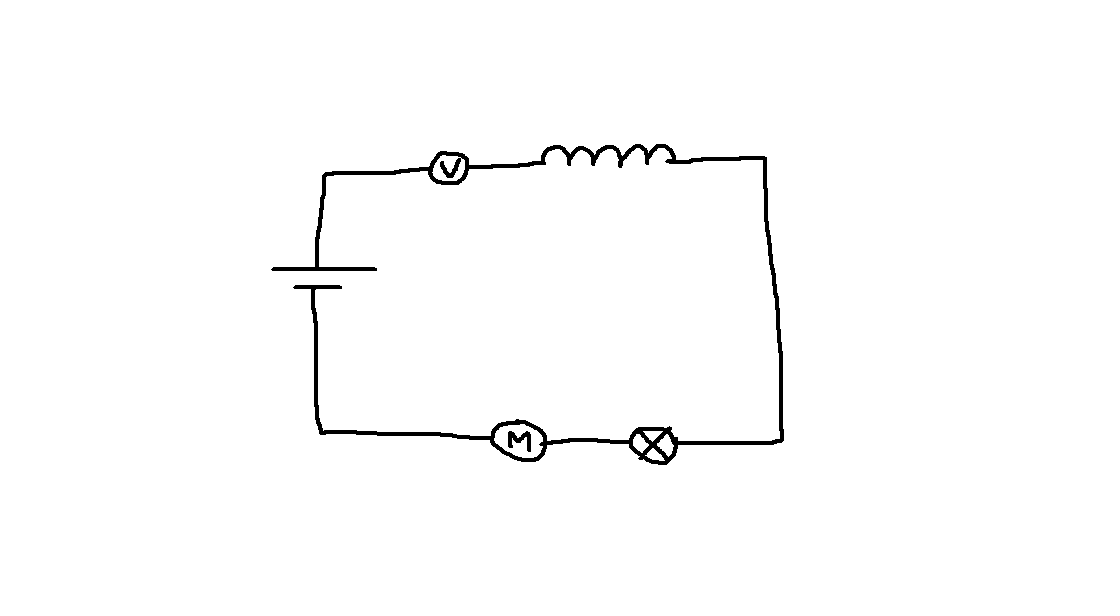
#> input picture images/test_circuit2.png, 1120 x 616 px, found by its file name
$ python line_detector.py
#> lines starting #> are read from the running program, lines starting #| are printed output that depends on the picture; after the words box and inside, x2 and y2 are one past the last pixel; in counts of white or black regions, pixels touching at a corner belong together
### plots.py
# -*- coding: utf-8 -*-
"""
Created on Tue Jun  7 15:34:43 2022

@author: lasse
"""
import matplotlib.pyplot as plt
# [20 lines left out: function performance_plot, not called in this run]

def plotLineDetector(image, edges, line_image):
    fig, ax = plt.subplots(1, 3, dpi = 200)

    ax[0].imshow(image, cmap='gray')
    ax[1].imshow(edges, cmap='gray')
    ax[2].imshow(line_image)

    ax[0].set_title('Original image')
    ax[1].set_title('Edges detected')
    ax[2].set_title('Identified Lines')
    for axis in ax.reshape(-1):
        axis.axis('off')
    return fig

# [22 lines left out: function training_results, not called in this run]

### line_detector.py
# -*- coding: utf-8 -*-
"""
Created on Tue Jun  7 16:02:35 2022

@author: lasse
"""
import cv2
import numpy as np
import matplotlib.pyplot as plt


# Read in the image
image = cv2.imread(r'D:\GitHub\Object Detection\images\test_circuit2.png')
#> image is the input picture: shape (616, 1120, 3); 98.8% white; 2 black regions, box (x1, y1, x2, y2) and area: (271, 144, 784, 465) 8365, (508, 431, 531, 452) 240
# Change color to RGB (from BGR)
#image = cv2.cvtColor(image, cv2.COLOR_BGR2RGB)


# Convert image to grayscale
#gray = cv2.cvtColor(image, cv2.COLOR_RGB2GRAY)
# Define our parameters for Canny
low_threshold = 50
high_threshold = 55
edges = cv2.Canny(image, low_threshold, high_threshold)
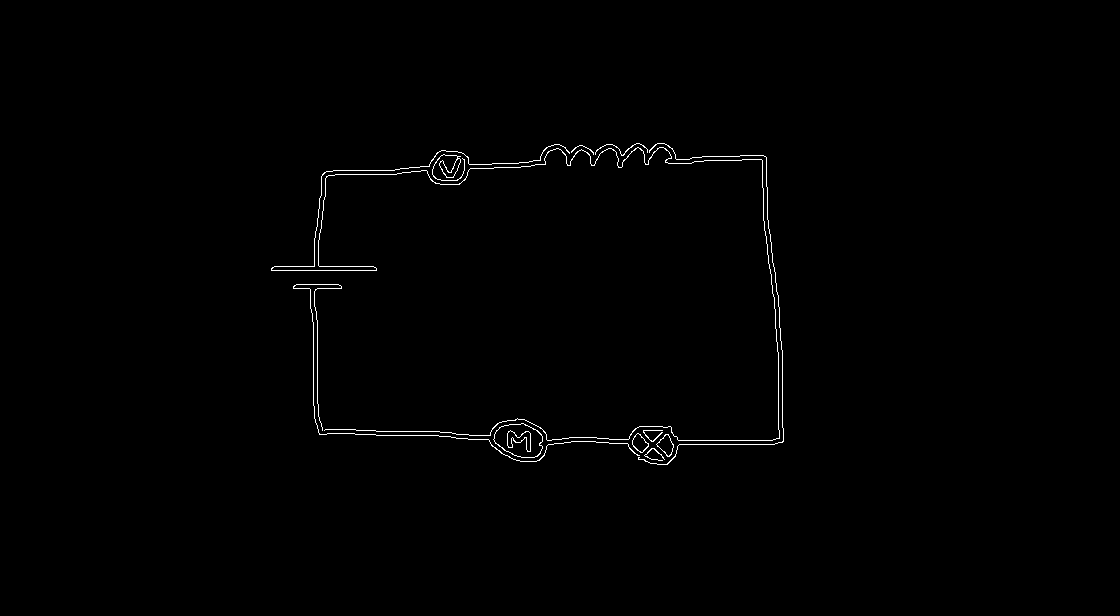
#> edges: shape (616, 1120); 0.6% white in thin lines or dots, all inside (x1, y1, x2, y2) = (271, 143, 784, 465)


# Define the Hough transform parameters
# Make a blank the same size as our image to draw on
rho = 1
theta = np.pi/180
threshold = 55
min_line_length = 5
max_line_gap = 20
line_image = np.copy(image) #creating an image copy to draw lines on
# Run Hough on the edge-detected image
lines = cv2.HoughLinesP(edges, rho, theta, threshold, np.array([]),
                        min_line_length, max_line_gap)
#> lines = 37 rows, first 6: [319, 433, 375, 434], [439, 436, 450, 436], [411, 171, 530, 166], [609, 439, 671, 441], [545, 162, 596, 160], [782, 407, 783, 435]
# Iterate over the output "lines" and draw lines on the image copy
for line in lines:
    for x1,y1,x2,y2 in line:
        cv2.line(line_image,(x1,y1),(x2,y2),(255,0,0),5)
#> this loop made 37 passes
#> line on passes 1 to 12: [[319, 433, 375, 434]], [[439, 436, 450, 436]], [[411, 171, 530, 166]], [[609, 439, 671, 441]], [[545, 162, 596, 160]], [[782, 407, 783, 435]], [[409, 167, 518, 163]], [[489, 440, 551, 440]], [[271, 270, 376, 270]], [[569, 437, 670, 440]], [[318, 429, 451, 432]], [[630, 435, 673, 435]]
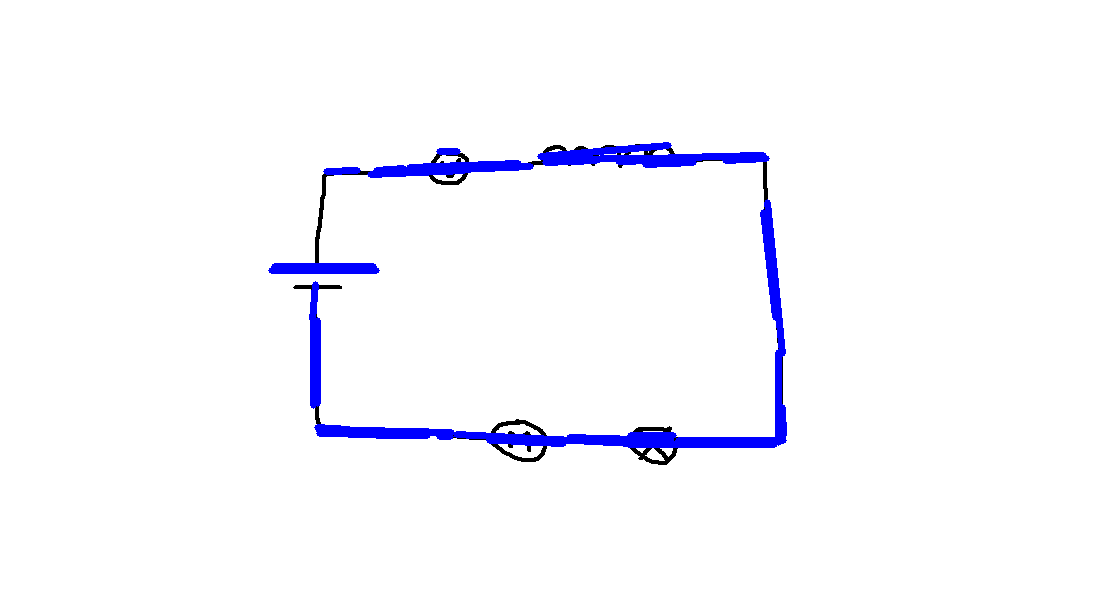
#> line_image: shape (616, 1120, 3); 2.19% of pixels changed, all inside (x1, y1, x2, y2) = (268, 142, 787, 448)
from plots import plotLineDetector
if input("Show image processing steps? (y/n)") == "y":
#> the answer given: y
    fig = plotLineDetector(image, edges, line_image)
    fig.show()
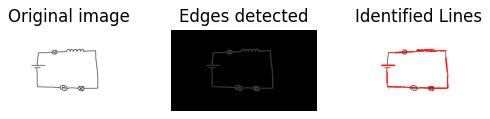
#> figure drawn by matplotlib, 3 panels; B, G, R data is drawn as R, G, B
if input("Save figure? (y/n) ") == "y":
#> the answer given: out.png
    fig = plotLineDetector(image, edges, line_image)
    fig.savefig('Plots/LineDetection.png', dpi=200, bbox_inches='tight')

$ run again, with images/test_circuit4.png copied over images/test_circuit2.png
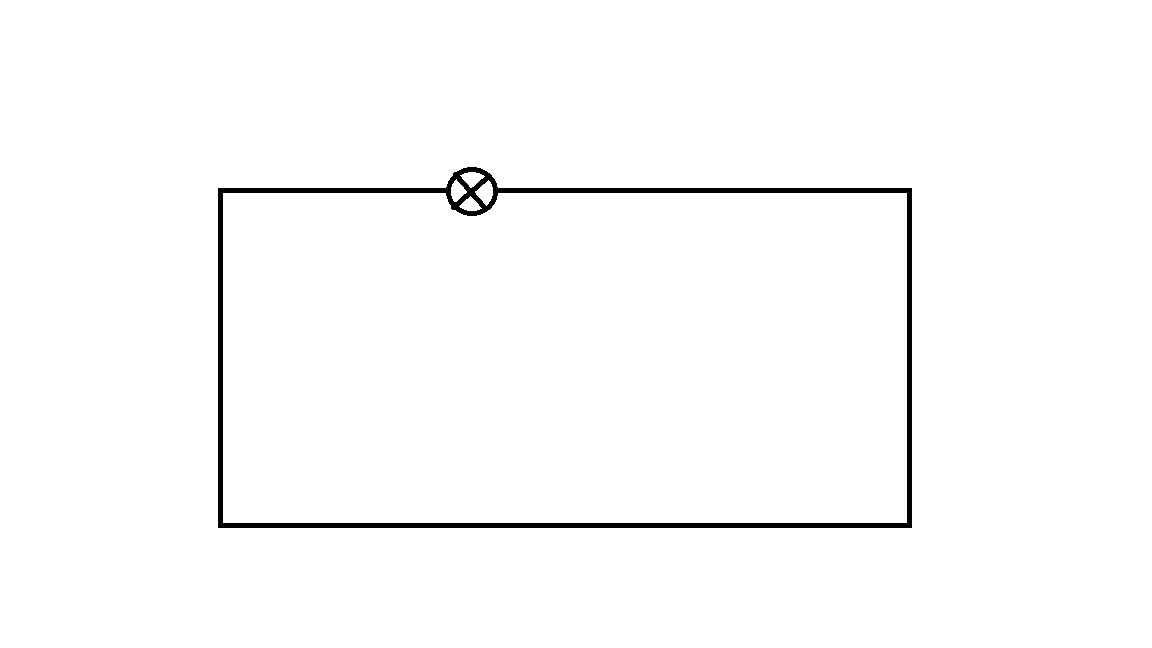
#> input picture images/test_circuit4.png, 1152 x 648 px, found by its file name
#> image is the input picture: shape (648, 1152, 3); 98.5% white; 1 black region, box (x1, y1, x2, y2) and area: (218, 167, 912, 528) 11079
#> `edges = cv2.Canny(image, low_threshold, high_threshold)`:
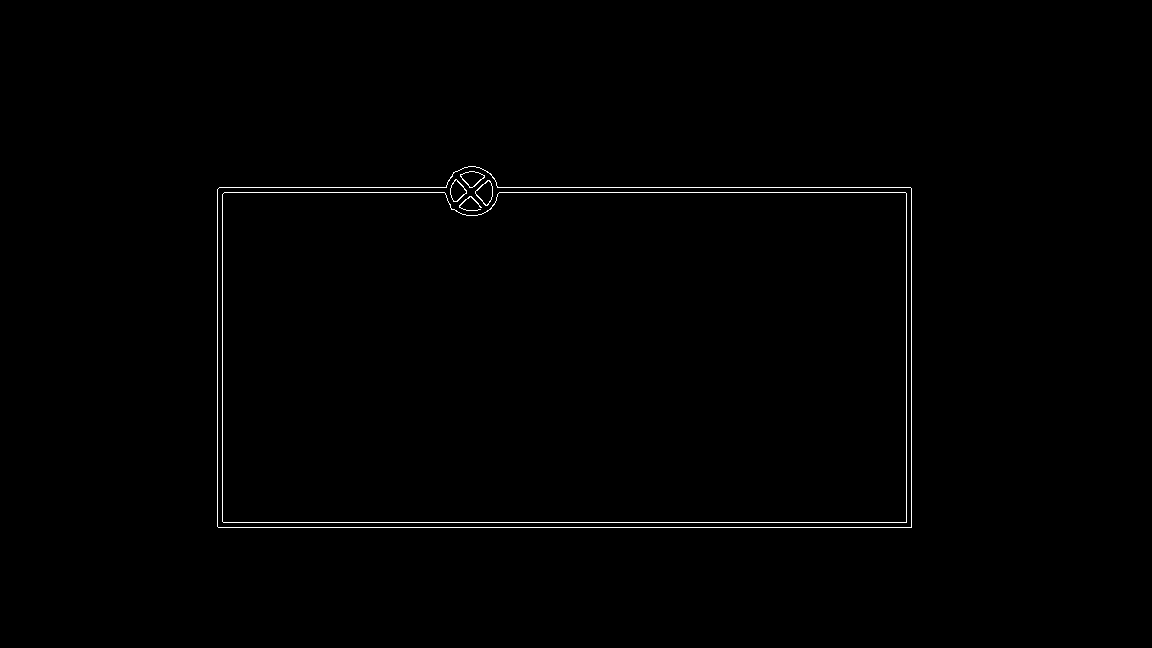
#> edges: shape (648, 1152); 0.59% white in thin lines or dots, all inside (x1, y1, x2, y2) = (217, 166, 912, 528)
#> lines = [[218, 527, 911, 527], [219, 187, 910, 187], [217, 522, 911, 522], [217, 192, 911, 192], [217, 526, 217, 189], [222, 521, 222, 194], [906, 521, 906, 193], [911, 526, 911, 188]]
#> the loop `for line in lines:` made 8 passes
#> `fig.show()`:
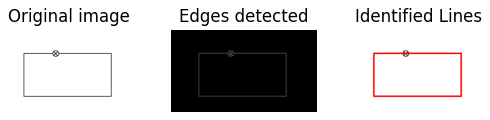
#> figure drawn by matplotlib, 3 panels; B, G, R data is drawn as R, G, B
